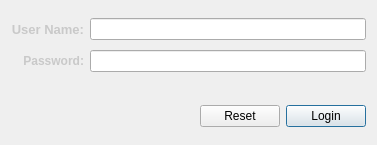
<?xml version="1.0" encoding="UTF-8"?>
<ui version="4.0">
 <class>FormLogin</class>
 <widget class="QWidget" name="FormLogin">
  <property name="geometry">
   <rect>
    <x>0</x>
    <y>0</y>
    <width>377</width>
    <height>145</height>
   </rect>
  </property>
  <property name="windowTitle">
   <string>Form</string>
  </property>
  <layout class="QVBoxLayout" name="verticalLayout">
   <item>
    <layout class="QGridLayout" name="gridLayout">
     <property name="verticalSpacing">
      <number>10</number>
     </property>
     <item row="0" column="0">
      <widget class="QLabel" name="label">
       <property name="palette">
        <palette>
         <active>
          <colorrole role="WindowText">
           <brush brushstyle="SolidPattern">
            <color alpha="255">
             <red>201</red>
             <green>201</green>
             <blue>201</blue>
            </color>
           </brush>
          </colorrole>
         </active>
         <inactive>
          <colorrole role="WindowText">
           <brush brushstyle="SolidPattern">
            <color alpha="255">
             <red>201</red>
             <green>201</green>
             <blue>201</blue>
            </color>
           </brush>
          </colorrole>
         </inactive>
         <disabled>
          <colorrole role="WindowText">
           <brush brushstyle="SolidPattern">
            <color alpha="255">
             <red>120</red>
             <green>120</green>
             <blue>120</blue>
            </color>
           </brush>
          </colorrole>
         </disabled>
        </palette>
       </property>
       <property name="font">
        <font>
         <pointsize>10</pointsize>
         <weight>75</weight>
         <bold>true</bold>
        </font>
       </property>
       <property name="text">
        <string>User Name:</string>
       </property>
       <property name="alignment">
        <set>Qt::AlignRight|Qt::AlignTrailing|Qt::AlignVCenter</set>
       </property>
      </widget>
     </item>
     <item row="0" column="1">
      <widget class="QLineEdit" name="lineEditUserName">
       <property name="sizePolicy">
        <sizepolicy hsizetype="Expanding" vsizetype="Fixed">
         <horstretch>0</horstretch>
         <verstretch>0</verstretch>
        </sizepolicy>
       </property>
       <property name="minimumSize">
        <size>
         <width>180</width>
         <height>0</height>
        </size>
       </property>
      </widget>
     </item>
     <item row="1" column="0">
      <widget class="QLabel" name="label_2">
       <property name="palette">
        <palette>
         <active>
          <colorrole role="WindowText">
           <brush brushstyle="SolidPattern">
            <color alpha="255">
             <red>201</red>
             <green>201</green>
             <blue>201</blue>
            </color>
           </brush>
          </colorrole>
         </active>
         <inactive>
          <colorrole role="WindowText">
           <brush brushstyle="SolidPattern">
            <color alpha="255">
             <red>201</red>
             <green>201</green>
             <blue>201</blue>
            </color>
           </brush>
          </colorrole>
         </inactive>
         <disabled>
          <colorrole role="WindowText">
           <brush brushstyle="SolidPattern">
            <color alpha="255">
             <red>120</red>
             <green>120</green>
             <blue>120</blue>
            </color>
           </brush>
          </colorrole>
         </disabled>
        </palette>
       </property>
       <property name="font">
        <font>
         <weight>75</weight>
         <bold>true</bold>
        </font>
       </property>
       <property name="text">
        <string>Password:</string>
       </property>
       <property name="alignment">
        <set>Qt::AlignRight|Qt::AlignTrailing|Qt::AlignVCenter</set>
       </property>
      </widget>
     </item>
     <item row="1" column="1">
      <widget class="QLineEdit" name="lineEditPassword">
       <property name="echoMode">
        <enum>QLineEdit::Password</enum>
       </property>
      </widget>
     </item>
    </layout>
   </item>
   <item>
    <spacer name="verticalSpacer">
     <property name="orientation">
      <enum>Qt::Vertical</enum>
     </property>
     <property name="sizeType">
      <enum>QSizePolicy::Fixed</enum>
     </property>
     <property name="sizeHint" stdset="0">
      <size>
       <width>20</width>
       <height>20</height>
      </size>
     </property>
    </spacer>
   </item>
   <item>
    <layout class="QHBoxLayout" name="horizontalLayout">
     <item>
      <spacer name="horizontalSpacer">
       <property name="orientation">
        <enum>Qt::Horizontal</enum>
       </property>
       <property name="sizeHint" stdset="0">
        <size>
         <width>40</width>
         <height>20</height>
        </size>
       </property>
      </spacer>
     </item>
     <item>
      <widget class="QPushButton" name="pushButtonReset">
       <property name="sizePolicy">
        <sizepolicy hsizetype="Fixed" vsizetype="Fixed">
         <horstretch>0</horstretch>
         <verstretch>0</verstretch>
        </sizepolicy>
       </property>
       <property name="minimumSize">
        <size>
         <width>80</width>
         <height>0</height>
        </size>
       </property>
       <property name="text">
        <string>Reset</string>
       </property>
      </widget>
     </item>
     <item>
      <widget class="QPushButton" name="pushButtonLogin">
       <property name="sizePolicy">
        <sizepolicy hsizetype="Fixed" vsizetype="Fixed">
         <horstretch>0</horstretch>
         <verstretch>0</verstretch>
        </sizepolicy>
       </property>
       <property name="minimumSize">
        <size>
         <width>80</width>
         <height>0</height>
        </size>
       </property>
       <property name="text">
        <string>Login</string>
       </property>
       <property name="default">
        <bool>true</bool>
       </property>
      </widget>
     </item>
    </layout>
   </item>
  </layout>
 </widget>
 <resources/>
 <connections/>
</ui>
